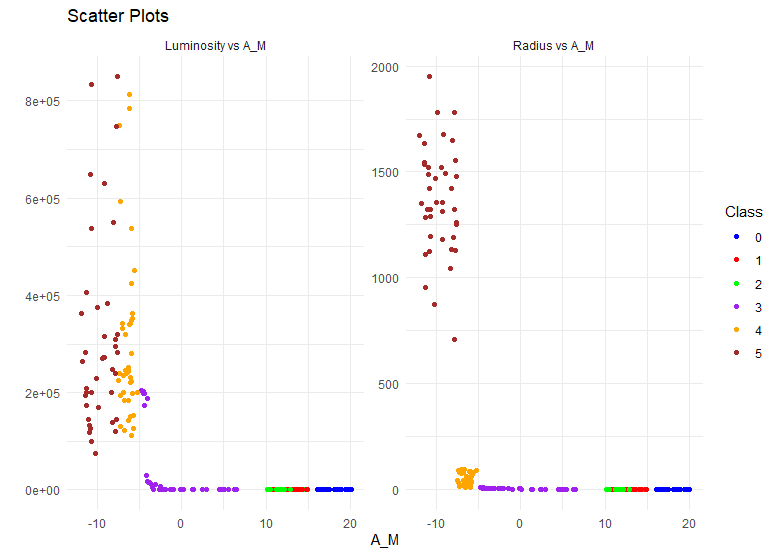

Generate this figure with R:
# Load the ggplot2 package
library(ggplot2)

# Read the CSV file
stars <- read.csv("Stars.csv")

# Combine the data into a single data frame with a 'type' column to differentiate plots
df_R <- data.frame(x = stars$A_M, y = stars$R, class = as.factor(stars$Type), plot = "Radius vs A_M")
df_L <- data.frame(x = stars$A_M, y = stars$L, class = as.factor(stars$Type), plot = "Luminosity vs A_M")

# Combine the two data frames
df_combined <- rbind(df_R, df_L)

# Define custom colors for each class
custom_colors <- c("0" = "blue", "1" = "red", "2" = "green", "3" = "purple", "4" = "orange", "5" = "brown")

# Create the scatter plot with faceting and custom colors
ggplot(df_combined, aes(x = x, y = y, color = class)) +
  geom_point() +
  facet_wrap(~ plot, scales = "free_y") +  # Facet based on the 'plot' column
  labs(title = "Scatter Plots", x = "A_M", y = "", color = "Class") +
  scale_color_manual(values = custom_colors) +  # Apply custom colors
  theme_minimal()
